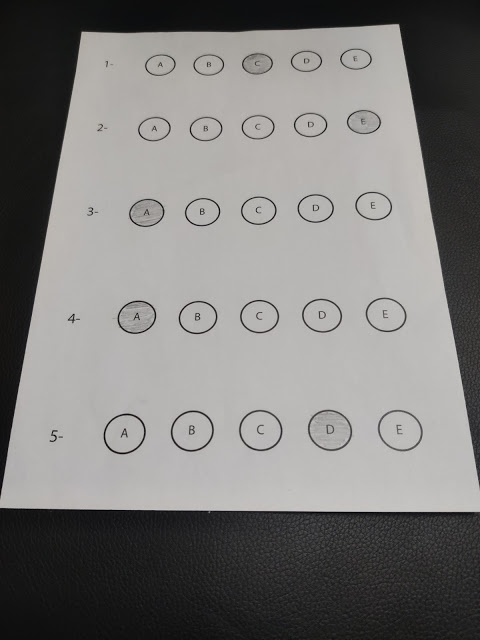
#> input picture data/4.jpg, 480 x 640 px, given in place of omr_test_01.png, which was not available
$ jupyter execute --allow-errors index.ipynb   (shell and % lines are left out)
#> lines starting #> are read from the running program, lines starting #| are printed output that depends on the picture; after the words box and inside, x2 and y2 are one past the last pixel; in counts of white or black regions, pixels touching at a corner belong together; pictures that were not available may be replaced by others from this repository, and a replacement may not be noted
[cell 1]
from imutils.perspective import four_point_transform
from imutils import contours
import numpy as np
import argparse
import imutils
import cv2
import matplotlib.pyplot as plt

[cell 2]
answerKey = {0: 1,
            1:4,
            2:0,
            3:3,
            4:1}

img = cv2.imread('data/omr_test_01.png')
#> img is the input picture: shape (640, 480, 3); mean B, G, R 121.8, 123.4, 124.5
gray = cv2.cvtColor(img, cv2.COLOR_BGR2GRAY)
blurred = cv2.GaussianBlur(gray, (5,5), 0)
edged = cv2.Canny(blurred, 75, 200)
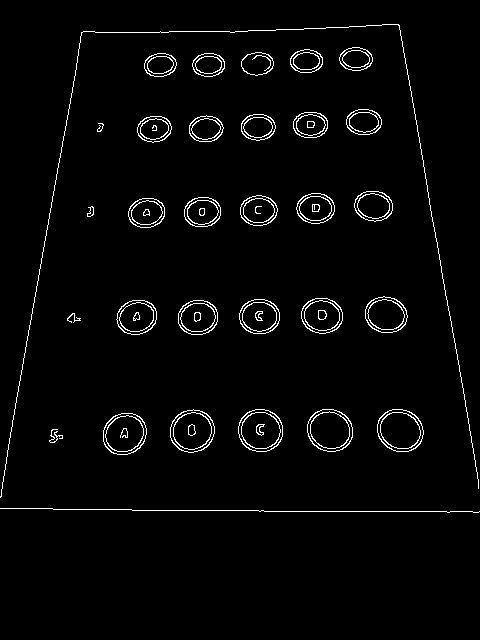
#> edged: shape (640, 480); 2.6% white in thin lines or dots, all inside (x1, y1, x2, y2) = (0, 24, 480, 513)

cnts = cv2.findContours(edged.copy(), cv2.RETR_EXTERNAL, cv2.CHAIN_APPROX_SIMPLE)
#> cnts = 31 contours, 5 with area under 20; largest, box (x1, y1, x2, y2) and area: (377, 409, 424, 452) 1536, (307, 409, 353, 452) 1516, (238, 409, 283, 452) 1492, (170, 409, 215, 453) 1478, (103, 413, 147, 455) 1421
cnts = imutils.grab_contours(cnts)
docCnt = None

if len(cnts) > 0:
    cnts = sorted(cnts, key=cv2.contourArea, reverse=True)

    for c in cnts:
        print(c)
        peri = cv2.arcLength(c, True)
        approx = cv2.approxPolyDP(c, 0.02*peri, True)

        if len(approx) == 4:
            docCnt = approx
            break
#> this loop made 31 passes
#> peri on passes 1 to 12: 146.7, 145.9, 144.5, 144.7, 141.1, 130.2, 127.4, 124.6, 123.7, 124.6, 114.3, 113.7
#> (peri, approx) on pass 31: (965.5, [[0, 508], [479, 511]])
#> (printed output is left out)

#> (the rest of this cell did not finish here and is left out)

#> (a cell that did not finish here is left out)

#> (a cell that did not finish here is left out)

[cell 5]
cv2.destroyAllWindows()

[cell 6]
image = cv2.imread('data/omr_test_01.png')
gray = cv2.cvtColor(image, cv2.COLOR_BGR2GRAY)
blurred = cv2.GaussianBlur(gray, (5, 5), 0)
edged = cv2.Canny(blurred, 75, 200)

[cell 7]
cnts = cv2.findContours(edged.copy(), cv2.RETR_EXTERNAL,
	cv2.CHAIN_APPROX_SIMPLE)
cnts = imutils.grab_contours(cnts)
docCnt = None
# ensure that at least one contour was found
if len(cnts) > 0:
	# sort the contours according to their size in
	# descending order
	cnts = sorted(cnts, key=cv2.contourArea, reverse=True)
	# loop over the sorted contours
	for c in cnts:
		# approximate the contour
		peri = cv2.arcLength(c, True)
		approx = cv2.approxPolyDP(c, 0.02 * peri, True)
		# if our approximated contour has four points,
		# then we can assume we have found the paper
		if len(approx) == 4:
			docCnt = approx
			break


$ run again, on data/1.png
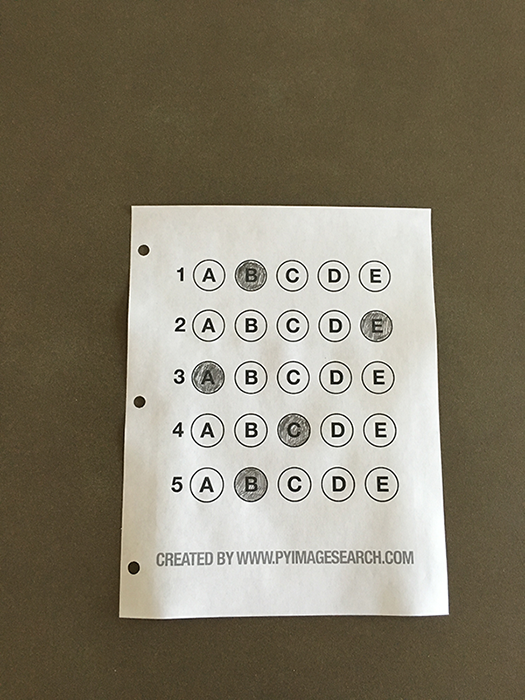
#> input picture data/1.png, 525 x 700 px, given in place of omr_test_01.png, which was not available
#> img is the input picture: shape (700, 525, 3); mean B, G, R 104.7, 123.2, 130.7
#> `edged = cv2.Canny(blurred, 75, 200)`:
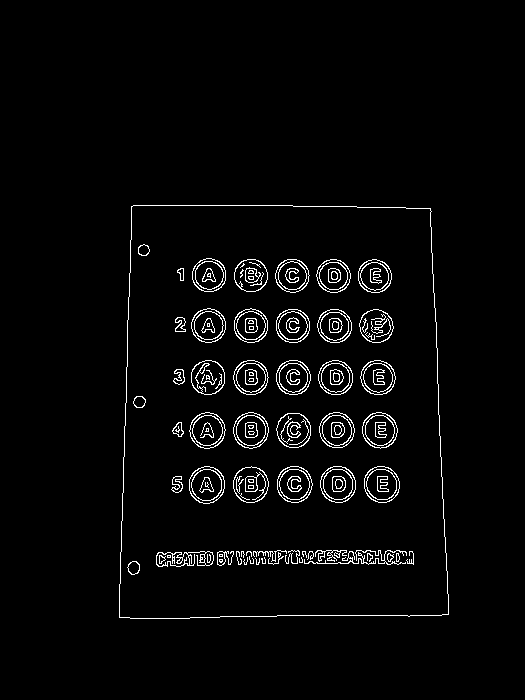
#> edged: shape (700, 525); 2.9% white in thin lines or dots, all inside (x1, y1, x2, y2) = (119, 205, 449, 619)
#> `cnts = cv2.findContours(edged.copy(), cv2.RETR_EXTERNAL, cv2.CHAIN_APP..`: cnts = 1 contour; box (x1, y1, x2, y2) and area: (119, 205, 449, 619) 128732
#> the loop `for c in cnts:` made 1 pass
#> (peri, docCnt) on pass 1: (1462.8, [[131, 206], [119, 617], [448, 614], [430, 208]])
#> (printed output is left out)
#> thresh: shape (411, 329); 9.5% white; 107 white regions (23 under 20 px)
#> `cnts = cv2.findContours(thresh.copy(), cv2.RETR_EXTERNAL, cv2.CHAIN_AP..`: cnts = 82 contours, 32 with area under 20; largest, box (x1, y1, x2, y2) and area: (247, 270, 283, 305) 910, (247, 217, 283, 251) 905, (203, 270, 238, 304) 901, (68, 270, 103, 304) 901, (202, 217, 238, 251) 900
#> the loop `for c in cnts:` made 82 passes
#> after the loop `for c in cnts:`: questionCnts = 25 contours; largest, box (x1, y1, x2, y2) and area: (247, 270, 283, 305) 910, (247, 217, 283, 251) 905, (203, 270, 238, 304) 901, (68, 270, 103, 304) 901, (202, 217, 238, 251) 900
#> `questionCnts = contours.sort_contours(questionCnts, method='top-to-bot..`: questionCnts = 25 contours; largest, box (x1, y1, x2, y2) and area: (247, 270, 283, 305) 910, (247, 217, 283, 251) 905, (203, 270, 238, 304) 901, (68, 270, 103, 304) 901, (247, 164, 283, 198) 900
#> the loop `for (q, i) in enumerate(np.arange(0, len(questionCnts), 5)):` made 5 passes
#> after the loop `for (q, i) in enumerate(np.arange(0, len(questionCnts), 5)):`: correct = 4
#> score = 80
#| [INFO] score: 80.00%
#| [INFO] score: 80.00%
#> `cv2.waitKey(0)`: Out = 27
#> `cnts = cv2.findContours(edged.copy(), cv2.RETR_EXTERNAL, cv2.CHAIN_APP..`: cnts = 1 contour; box (x1, y1, x2, y2) and area: (119, 205, 449, 619) 128732
#> `cnts = cv2.findContours(thresh.copy(), cv2.RETR_EXTERNAL, cv2.CHAIN_AP..`: cnts = 82 contours, 32 with area under 20; largest, box (x1, y1, x2, y2) and area: (247, 270, 283, 305) 910, (247, 217, 283, 251) 905, (203, 270, 238, 304) 901, (68, 270, 103, 304) 901, (202, 217, 238, 251) 900
#> the loop `for (q, i) in enumerate(np.arange(0, len(questionCnts), 5)):` made 5 passes
#> `cv2.putText(paper, "{:.2f}%".format(score), (10, 30), cv2.FONT_HERSHEY..`:
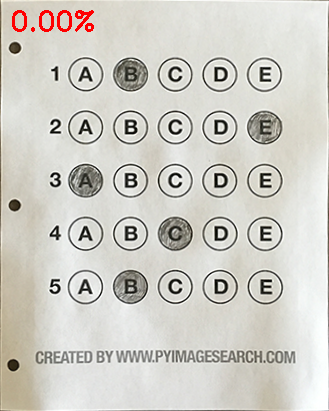
#> paper: shape (411, 329, 3); mean B, G, R 198.5, 205.7, 207.9
#> `cv2.waitKey(0)`: Out = 27
